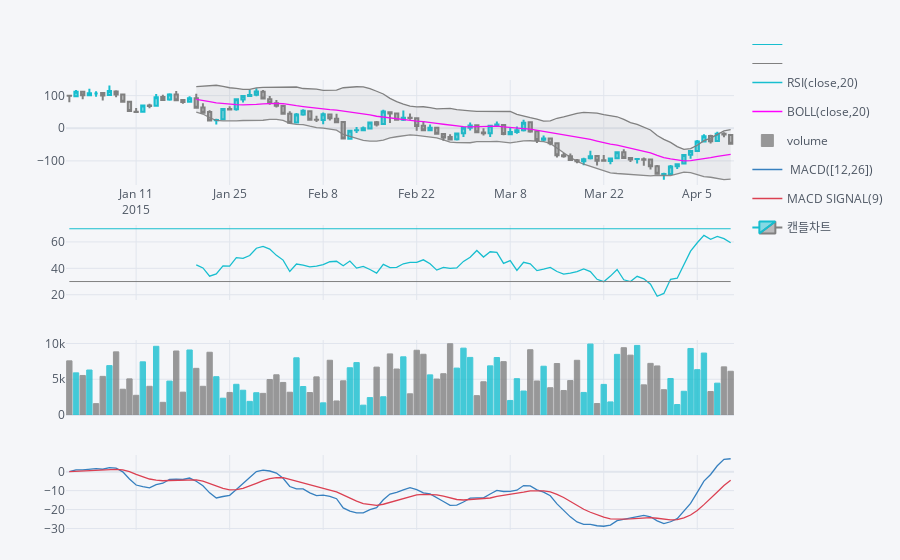

Notebook source saved alongside this figure:
### Code cell
qf = cf.QuantFig(df, name='캔들차트')
qf.add_rsi(periods=20, color='java')
qf.add_bollinger_bands(periods=20, boll_std=2,
                       colors=['magenta', 'grey'],fill=True)
qf.add_volume()
qf.add_macd()
qf.iplot()
